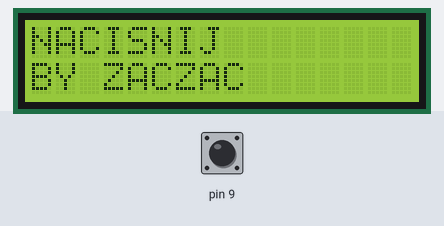
The sketch below on a simulated Arduino Uno, built with avr-gcc and run on an emulated ATmega328P. On the bench: 16×2 character LCD. Inputs (shaded band) come from the test bench; at power-on: pin 9 HIGH. Random numbers use the default seed unless the sketch sets one.

Above: at 1.2 s.
1.3 s: pin 9 pulled LOW for 0.15 s
At 1.6 s:
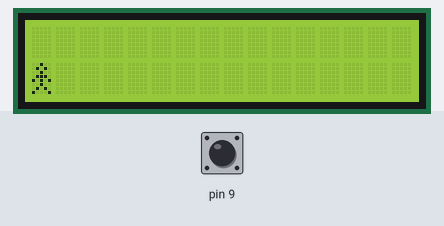
4.4 s: pin 9 pulled LOW for 1 s
At 6.5 s:
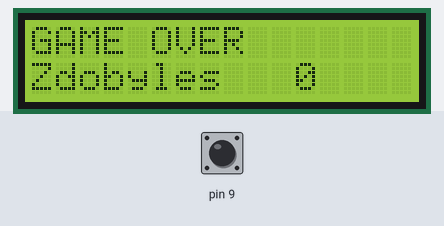
9.9 s: pin 9 pulled LOW for 3.2 s
At 12.18 s:
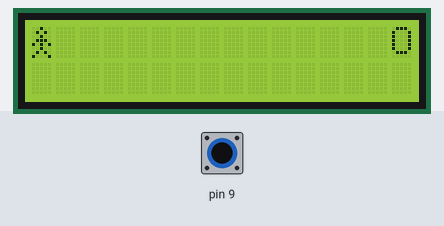
14.6 s: pin 9 pulled LOW for 0.15 s
At 14.83 s:
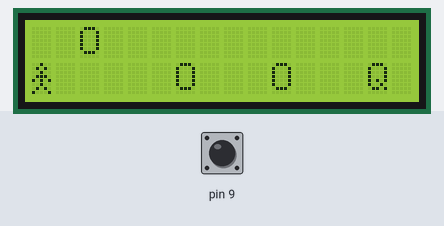
Timing chart, 0 to 17.6 s (numbered marks = the images above; inputs shaded):
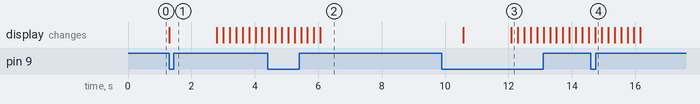

Measured:
- after the input at 1.3 s, the display: changes at once (image 1)

The sketch:

Gierka_v2.ino
```cpp
int Trud, Czas, iX, Ile, c=0, Pom, Punkty, Seria, sPomoc;
int ID[10][10];


#include <LiquidCrystal.h>
LiquidCrystal lcd(2, 3, 4, 5, 6, 7); //Wczytanie bibliotek

//URODZENIE iMANA
byte iMan[8] = {
	0b00100,
	0b01010,
	0b00100,
	0b01110,
	0b10101,
	0b00100,
	0b01010,
	0b10001
};

void setup()
{
 lcd.begin(16, 2);
 lcd.createChar(0, iMan); //egzorcyzm iMana
 lcd.clear();

 randomSeed(analogRead(0));

 pinMode(9, INPUT_PULLUP);
}


void loop()
{
 //WYCZYSZCZENIE ZMIENNYCH
 Trud=0; Ile=1; iX=1; c=0; Czas=200; Punkty=0; Seria=0; sPomoc=1;

 //WYCZYSZCZENIE ZMIENNYCH ID
 for(int i=0; i<4; i++) { ID[i][0]=16; ID[i][5]=1; }

 //MENU START
 lcd.clear();
 lcd.setCursor(0, 0); lcd.print("NACISNIJ");
 lcd.setCursor(0, 1); lcd.print("BY ZACZAC");
 while(c<1)
 {if(digitalRead(9)==LOW) { c=1; } } c=0;

 //INICJACJA POSTACI
 lcd.clear();
 lcd.setCursor(0, iX);  lcd.write(byte(0));
 delay(1500);


 //POCZATEK PETLI GRY
 while(c<1)

 //WYKRYWANIE PRZYCISKU
 { if(digitalRead(9)==LOW)
    { if(iX==0){iX=1;} else {iX=0;} lcd.clear(); }
 lcd.clear();
 lcd.setCursor(0, iX); lcd.write(byte(0));

 //PETLA PRZESZKOD
 for(int i=0; i<Ile; i++)
 {ID[i][0]--;

 //RESET ID
 if(ID[i][0]==15)
 {
    //Trwanie serii
    if(Seria-->0)

    //zachowanie y 1/3
  { if(Pom=random(3)==2)
     { ID[i][1]=sPomoc; if(sPomoc==1)ID[i][4]=0; else ID[i][4]=1; }

    //odwrocenie y 2/3
    else
     { if(sPomoc==0) { ID[i][1]=1; ID[i][4]=sPomoc; sPomoc=1; }
       else          { ID[i][1]=0; ID[i][4]=sPomoc; sPomoc=0; } } }

  //Normalny tryb
  else

     //zakończenie serii
   { if(Seria==0) { Czas+=30; Punkty+=5; } Seria=0;

     //losowanie y
     ID[i][1]=random(0,2);
     if(ID[i][1]==0) { ID[i][4]=1; }
     else            { ID[i][4]=0; } }

 Pom=random(25); //losowanie typu przeszkody

 //Wybor typu przeszkody
 if     (Pom<2) { ID[i][2]=0; }
 else if(Pom<4) { ID[i][2]=1; }
 else if(Pom<6) { ID[i][2]=2; }
 else if(Pom<7) { ID[i][2]=3; }
 else if(Pom<8) { ID[i][2]=4; }
 else           { ID[i][2]=5; }

 //Nadanie zmiennych pomocniczych
 if      (ID[i][2]<3) { ID[i][3]=random(3,6); }
 else if(ID[i][2]==3) { ID[i][3]=8; }
 else if(ID[i][2]==4) { ID[i][3]=6; }
 }

 //AKTYWATORY PRZESZKOD SPECJALNYCH

 //Przeskok
 if( (ID[i][2]==0)&&(ID[i][0]==ID[i][3])&&(Punkty>15) )
  { ID[i][1]=ID[i][4]; }

 //Sciana
 else if( (ID[i][2]==1)&&(ID[i][0]>ID[i][3])&&(Punkty>30) )
 { lcd.setCursor(ID[i][0],ID[i][4]); lcd.print("O"); }

 //Pojeb
 else if( (ID[i][2]==2)&&(ID[i][5]--==0)&&(ID[i][0]>3)&&(Punkty>45) )
  { Pom=ID[i][1]; ID[i][1]=ID[i][4]; ID[i][4]=Pom; ID[i][5]=random(3,5); }


 lcd.setCursor(ID[i][0],ID[i][1]); //ustawienie przeszkody

 //WYSWIETLENIE PRZESZKODY

 //Wyswietlenie Q
 if(  ( (ID[i][2]==3)||(ID[i][2]==4) )&&(ID[i][0]>ID[i][3])  )
  { lcd.print("Q"); }

 //Wyswietlenie O
 else {lcd.print("O");}

 //CZUJNIKI UDERZENIA PRZESZKODY

 //Koniec drogi
 if(ID[i][0]==0)
  { ID[i][0]=16;

    //Uderzenie w iMana
    if(ID[i][1]==iX)

       //Warunek dla Q
     { if(  (ID[i][2]==3)||( (ID[i][2]==4)&&(Punkty>45) )  )

         //reset wyswietlacza
       { if(Pom=random(3)==2)
          { for(int i=0; i<4; i++){ID[i][0]=16;} Ile=1;
            //dobre Q
            if(ID[i][2]==3){ Punkty+=3; }
            //zle Q (seria)
            else           { Seria=13; Czas-=30; if(Czas<100) { Czas=100; } } }

         //zmiana Czasu
         else
            //dobre Q
          { if(ID[i][2]==3) { Czas+=10; if(Czas>200) { Czas=200; } Punkty+=3; }
            //zle Q
            else if(ID[i][2]==4) { Czas-=10; if(Czas<100) { Czas=100; } } } }

       //Warunek dla normalnej przeszkody
       else { c=1; } }

    //Ominiecie przeszkody
    else { Punkty++; } } }

 //UWALNIANIE PO KOLEJI PRZESZKOD
 if( (ID[Ile-1][0]==12)&&(Ile!=4) ) { Ile++; }

 //PRZYSPIESZANIE GRY
 if( (Trud++==56)&&(Czas>100) )
  { Trud=0; Czas-=10; }

 //TEMPO GRY
 delay(Czas);}


//GAME OVER
c=0; lcd.clear();

//Wyswietlenie GAME OVER
lcd.setCursor(0,0); lcd.print("GAME OVER");

//Wyswietlenie punktow
lcd.setCursor(0,1); lcd.print("Zdobyles");
lcd.setCursor(11,1); lcd.print(Punkty);

//Kwestie estetyczne
delay(4500); lcd.clear();}
```
